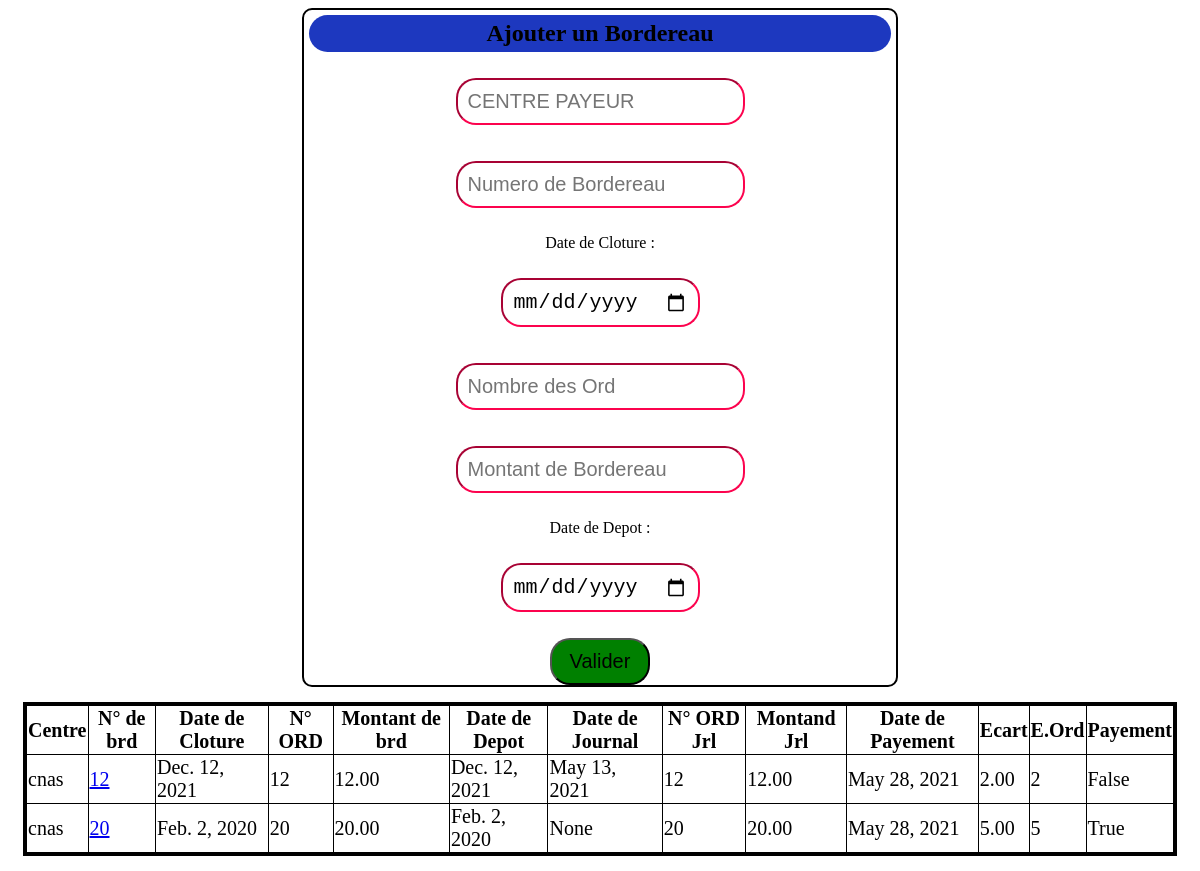
The page /cloture/sbrd/ (signed in) on the database its author committed.
### cloture/models.py (models this page shows)
class Bordereaux(models.Model):
	pay_ctr = models.CharField(max_length=20)
	n_brd = models.IntegerField(unique=True)
	dt_clo = models.DateField()
	n_ord = models.IntegerField()
	m_brd = models.DecimalField(decimal_places=2, max_digits=8)
	dt_depot = models.DateField(null=True, blank=True)
	dt_jrl = models.DateField(null=True, blank=True)
	n_ord_jrl = models.IntegerField( null=True, blank=True)
	m_jrl = models.DecimalField(decimal_places=2, max_digits=8, null=True, blank=True)
	dt_pay = models.DateField( null=True, blank=True)
	defr = models.DecimalField(decimal_places=2, max_digits=8, null=True, blank=True)
	def_o = models.IntegerField()
	payement = models.BooleanField(default=False)

### gestion_accueil/decorators.py (the view)
		def wrapper_func(request, *args, **kwargs):
			group = None
			if request.user.groups.exists():
				group = request.user.groups.all()[0].name
			if group in allowed_roles:
				return view_func(request, *args, **kwargs)
			else:
				return HttpResponse ('You Are Not Autorized To See This Page')

### cloture/forms.py
class BordereauxForm(forms.ModelForm):
	class Meta:
		model = Bordereaux
		fields = ['pay_ctr','n_brd','dt_clo','n_ord','m_brd','dt_depot']
		widgets = {
			'pay_ctr' : forms.TextInput(attrs={
				'id' : 'ctr',
				'class' : 'input',
				'placeholder' : 'Centre Payeur',
				'label' : 'Centre de Payment'
				}),
			'n_brd' : forms.NumberInput(attrs={
				'id' : 'nbrd',
				'class' : 'input',
				'placeholder' : 'Numero de Bordereau'
				}),
			'dt_clo' : forms.DateInput(attrs={
				'id' : 'dt_clo',
				'class' : 'input',
				'placeholder' : 'Date de Cloture',
				'type' : 'date'
				}),
			'n_ord' : forms.NumberInput(attrs={
				'id' : 'nord',
				'class' : 'input',
				'placeholder' : 'Nombre des Ord'
				}),
			'm_brd' : forms.NumberInput(attrs={
				'id' : 'mbrd',
				'class' : 'input',
				'placeholder' : 'Montant de Bordereau'
				}),
			'dt_depot' : forms.DateInput(attrs={
				'id' : 'dtdepot',
				'class' : 'input',
				'placeholder' : 'Date de depot',
				'type' : 'date'
				}),
		}

### cloture/views.py (called while the page is built)
@login_required(login_url='login')
@allowed_users(allowed_roles=['admin'])
def convention(request):
	all_brd = Bordereaux.objects.all()
	form = BordereauxForm(request.POST or None)
	if request.method == 'POST':
		if form.is_valid():
			form.save()
		form = BordereauxForm()
	context = {
		'form' : form, 'brds' : all_brd
		}
	return render(request,'brd.html',context)

### cloture/templates/brd.html (shortened to what this page needs)
<!DOCTYPE html>
<html>
<head>
</head>
<body>
	<div id="aj_container">
		<h2> Ajouter un Bordereau </h2>
		<form method="POST" action="">{% csrf_token %}
			<p>{{form.pay_ctr}}</p>
			<p>{{form.n_brd}}</p>
			<p> Date de Cloture :</p>
			<p >{{form.dt_clo}}</p>
			<p>{{form.n_ord}}</p>
			<p>{{form.m_brd}}</p>
			<p>Date de Depot :</p>
			<p>{{form.dt_depot}}</p>
			<input type="submit" name="valider" value="Valider" id="valid">
		</form>
	</div>
	<div id="disp_container">
		<table>
			<tr>
				<th>Centre</th>
				<th>N° de brd</th>
				<th>Date de Cloture</th>
				<th>N° ORD</th>
				<th>Montant de brd</th>
				<th>Date de Depot</th>
				<th>Date de Journal</th>
				<th>N° ORD Jrl</th>
				<th>Montand Jrl</th>
				<th>Date de Payement</th>
				<th> Ecart</th>
				<th>E.Ord</th>
				<th>Payement</th>
			</tr>
		{% for brd in brds %}
			<tr>
				<td> {{brd.pay_ctr}} </td>
				<td> <a href="{%url 'editbrd' brd.id %}">{{brd.n_brd}}</a> </td>
				<td> {{brd.dt_clo}} </td>
				<td> {{brd.n_ord}} </td>
				<td> {{brd.m_brd}} </td>
				<td> {{brd.dt_depot}} </td>
				<td> {{brd.dt_jrl}} </td>
				<td> {{brd.n_ord_jrl}} </td>
				<td> {{brd.m_jrl}} </td>
				<td> {{brd.dt_pay}} </td>
				<td> {{brd.defr}} </td>
				<td>{{brd.def_o}}</td>
				<td> {{brd.payement}} </td>
			</tr>
		{% endfor %}
		</table>
	</div>
</body>
</html>

### cloture/templates/brd.html (style rules this page uses)
h2 { text-align: center; border-radius: 20px; background-color: #1d38bf; padding: 5px; margin: 5px; }
.input { border-radius: 20px; border-color: #fc034e; padding: 10px; font-size: 20px; outline: none; margin: 10px; }
#aj_container { border : solid black 2px; border-radius: 10px; margin: auto; text-align: center; width: 50%; }
#valid { width: 100px; background-color: green; border-radius: 20px; font-size: 20px; padding: 10px; margin: auto; }
#ctr { text-transform: uppercase; }
#disp_container { border: solid black 3px; float: left; margin: 15px; }
table, th, td { border:1px solid black; border-collapse: collapse; padding: 10px margin:auto; font-size: 20px }

### rows shown on the page
Bordereaux: pay_ctr "cnas", n_brd "12", dt_clo "Dec. 12, 2021", n_ord "12", m_brd "12.00", dt_depot "Dec. 12, 2021", dt_jrl "May 13, 2021", n_ord_jrl "12", m_jrl "12.00", dt_pay "May 28, 2021", defr "2.00", def_o "2", payement "False"
Bordereaux: pay_ctr "cnas", n_brd "20", dt_clo "Feb. 2, 2020", n_ord "20", m_brd "20.00", dt_depot "Feb. 2, 2020", dt_jrl "None", n_ord_jrl "20", m_jrl "20.00", dt_pay "May 28, 2021", defr "5.00", def_o "5", payement "True"
